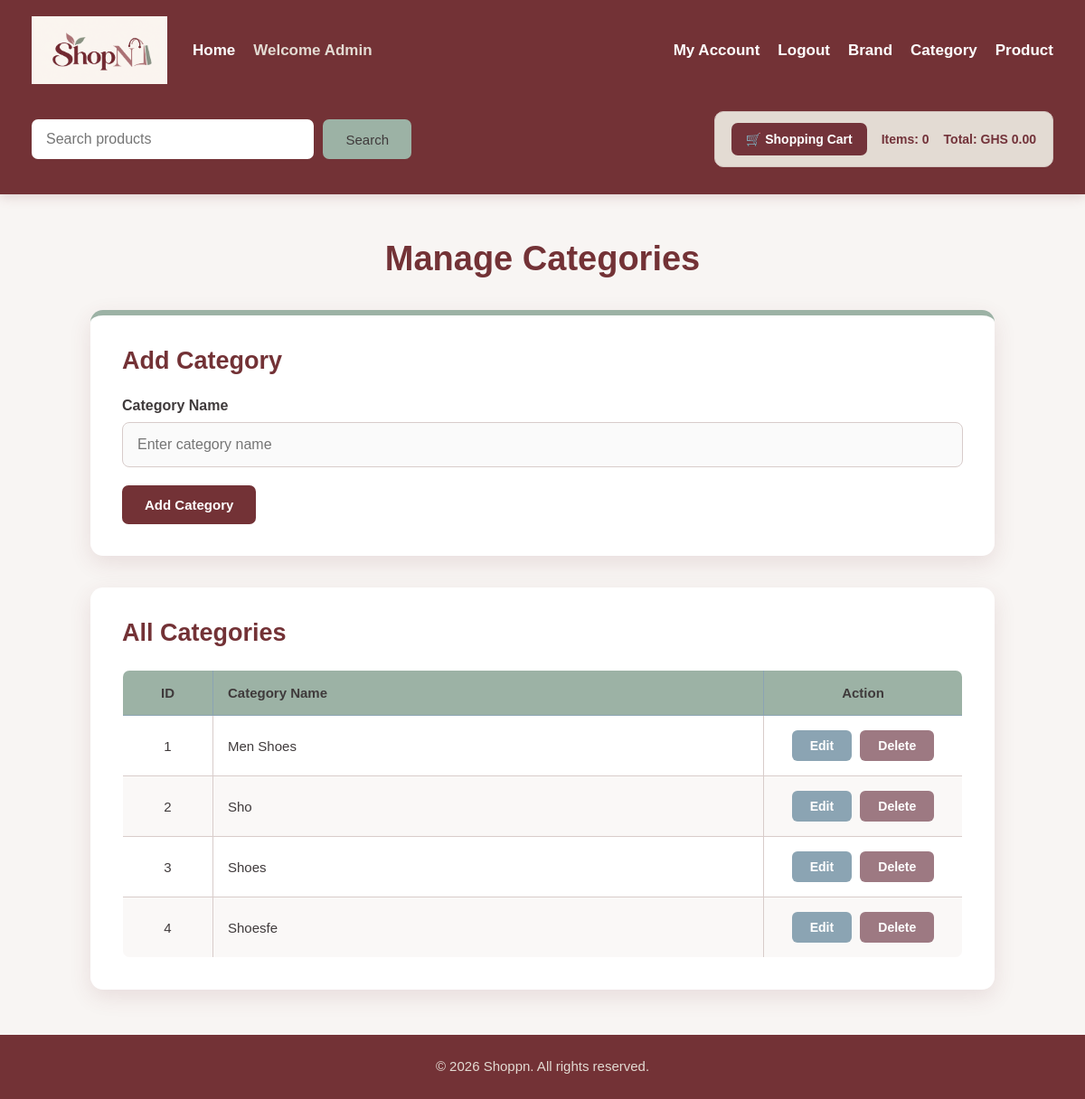
Page /views/admin/category.php (signed in) on the committed database.
### tables this page shows
CREATE TABLE `categories` (
  `cat_id` int(11) NOT NULL,
  `cat_name` varchar(100) NOT NULL
);

### core/db_class.php (called while the page is built, shortened)
<?php
class Database
{
    public function __construct()
    {
        $this->conn = new mysqli(
            DB_HOST,
            DB_USER,
            DB_PASS,
            DB_NAME
        );
    }
}

### controllers/ProductController.php (called while the page is built, shortened)
<?php
require_once __DIR__ . '/../classes/ProductClass.php';
class ProductController
{
    private $productModel;
    public function __construct()
    {
        $this->productModel = new ProductClass();
    }
    public function getAllCategories()
    {
        return $this->productModel->getAllCategories();
    }
}
?>

### classes/ProductClass.php (called while the page is built, shortened)
<?php
require_once __DIR__ . '/../core/db_class.php';
class ProductClass extends Database
{
    public function getAllCategories()
    {
        $sql = "SELECT * FROM categories ORDER BY cat_name ASC";
        $result = $this->conn->query($sql);
        $categories = [];
        while ($row = $result->fetch_assoc()) {
            $categories[] = $row;
        }
        return $categories;
    }
}
?>

### views/admin/category.php (the view, shortened to what this page needs)
<?php
require_once '../../controllers/ProductController.php';
$productController = new ProductController();
$editMode = false;
$editCategory = null;
$categories =
    $productController->getAllCategories();
?>
<?php require_once '../layout/header.php'; ?>
<div class="category-admin">
    <h1 class="page-title">
        Manage Categories
    </h1>
    <div class="category-form-card">
        <?php if ($editMode): ?>
            <h2>
                Edit Category
            </h2>
            <form
                action="../../actions/update_category_action.php"
                method="POST"
            >
                <input
                    type="hidden"
                    name="cat_id"
                    value="<?= htmlspecialchars($editCategory['cat_id']) ?>"
                >
                <label for="category_name">
                    Category Name
                </label>
                <input
                    type="text"
                    id="category_name"
                    name="category_name"
                    value="<?= htmlspecialchars($editCategory['cat_name']) ?>"
                    required
                >
                <button
                    type="submit"
                    class="category-primary-button"
                >
                    Update Category
                </button>
                <a
                    href="category.php"
                    class="category-cancel-button"
                >
                    Cancel
                </a>
            </form>
        <?php else: ?>
            <h2>
                Add Category
            </h2>
            <form
                action="../../actions/add_category_action.php"
                method="POST"
            >
                <label for="category_name">
                    Category Name
                </label>
                <input
                    type="text"
                    id="category_name"
                    name="category_name"
                    placeholder="Enter category name"
                    required
                >
                <button
                    type="submit"
                    class="category-primary-button"
                >
                    Add Category
                </button>
            </form>
        <?php endif; ?>
    </div>
    <div class="category-table-card">
        <h2>
            All Categories
        </h2>
        <?php if (count($categories) > 0): ?>
            <table class="category-table">
                <thead>
                    <tr>
                        <th>
                            ID
                        </th>
                        <th>
                            Category Name
                        </th>
                        <th>
                            Action
                        </th>
                    </tr>
                </thead>
                <tbody>
                    <?php foreach ($categories as $index => $category): ?>
                        <tr>
                            <td>
                                <?= $index + 1 ?>
                            </td>
                            <td>
                                <?= htmlspecialchars($category['cat_name']) ?>
                            </td>
                            <td>
                                <a
                                    href="category.php?edit_id=<?= htmlspecialchars($category['cat_id']) ?>"
                                    class="category-edit-button"
                                >
                                    Edit
                                </a>
                                <form
                                    action="../../actions/delete_category_action.php"
                                    method="POST"
                                    class="category-delete-form"
                                    onsubmit="return confirm('Are you sure you want to delete this category?');"
                                >
                                    <button
                                        type="submit"
                                        class="category-delete-button"
                                    >
                                        Delete
                                    </button>
                                </form>
                            </td>
                        </tr>
                    <?php endforeach; ?>
                </tbody>
            </table>
        <?php else: ?>
            <div class="category-empty">
                No categories have been added yet.
            </div>
        <?php endif; ?>
    </div>
</div>
<?php require_once '../layout/footer.php'; ?>

### css/style.css (style rules this page uses)
:root { --cream: #E3DBD3; --sage: #9CB2A5; --blue-gray: #8BA4B3; --lavender: #C8B7C9; --dusty-rose: #9D7982; --burgundy: #733236; --white: #ffffff; --dark: #3f3a3b; --light-bg: #f8f5f3; --border: #d8ccca; }
* { box-sizing: border-box; }
html { min-height: 100%; }
body { margin: 0; padding: 0; font-family: Arial, Helvetica, sans-serif; background-color: var(--light-bg); color: var(--dark); }
label { display: block; margin-bottom: 8px; color: var(--burgundy); font-size: 16px; font-weight: bold; }
input, select { width: 100%; max-width: none; padding: 13px 14px; border: 1px solid var(--border); border-radius: 7px; background-color: var(--white); color: var(--dark); font-size: 15px; }
button { padding: 12px 22px; border: none; border-radius: 7px; background-color: var(--burgundy); color: var(--white); font-size: 15px; cursor: pointer; transition: 0.2s; }
a { color: var(--burgundy); }

### views/admin/category.php (style rules this page uses)
.category-admin { width: 100%; max-width: 1050px; margin: 50px auto; padding: 0 25px; font-family: Arial, Helvetica, sans-serif; }
.category-admin .page-title { margin: 0 0 35px 0; color: #733236; font-size: 38px; font-weight: bold; text-align: center; }
.category-form-card { background-color: #ffffff; padding: 35px; margin-bottom: 35px; border-radius: 14px; border-top: 6px solid #9CB2A5; box-shadow: 0 8px 25px rgba(115, 50, 54, 0.12); }
.category-form-card h2 { margin: 0 0 25px 0; color: #733236; font-size: 27px; text-align: left; }
.category-form-card label { display: block; margin-bottom: 9px; color: #3f3a3b; font-size: 16px; font-weight: bold; }
.category-form-card input[type="text"] { width: 100%; padding: 15px 16px; margin-bottom: 20px; border: 1px solid #d8ccca; border-radius: 8px; background-color: #fafafa; color: #3f3a3b; font-size: 16px; outline: none; }
.category-primary-button { display: inline-block; padding: 13px 25px; border: none; border-radius: 7px; background-color: #733236; color: #ffffff; font-size: 15px; font-weight: bold; cursor: pointer; }
.category-table-card { background-color: #ffffff; padding: 35px; border-radius: 14px; box-shadow: 0 8px 25px rgba(115, 50, 54, 0.12); }
.category-table-card h2 { margin: 0 0 25px 0; color: #733236; font-size: 27px; text-align: left; }
.category-table { width: 100%; border-collapse: collapse; border: 1px solid #d8ccca; border-radius: 8px; overflow: hidden; }
.category-table thead { background-color: #9CB2A5; }
.category-table th { padding: 16px; border: 1px solid #8BA4B3; color: #3f3a3b; font-size: 15px; font-weight: bold; text-align: left; }
.category-table td { padding: 16px; border: 1px solid #d8ccca; color: #3f3a3b; font-size: 15px; }
.category-table tbody tr:nth-child(even) { background-color: #faf8f7; }
.category-table th:first-child, .category-table td:first-child { width: 100px; text-align: center; }
.category-table th:last-child, .category-table td:last-child { width: 220px; text-align: center; }
.category-edit-button { display: inline-block; padding: 9px 20px; border-radius: 6px; background-color: #8BA4B3; color: #ffffff; text-decoration: none; font-size: 14px; font-weight: bold; margin-right: 5px; }
.category-delete-button { display: inline-block; padding: 9px 20px; border: none; border-radius: 6px; background-color: #9D7982; color: #ffffff; font-size: 14px; font-weight: bold; cursor: pointer; }
.category-delete-form { display: inline; }

### rows in the picture
categories: cat_name "Men Shoes"
categories: cat_name "Sho"
categories: cat_name "Shoes"
categories: cat_name "Shoesfe"

### other values in the picture
$_SESSION['customer_name'] "Admin"
$cartCount "0"
$cartTotal "0.00"
